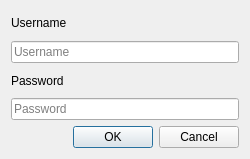
<?xml version="1.0" encoding="UTF-8"?>
<ui version="4.0">
 <class>LoginDialog</class>
 <widget class="QDialog" name="LoginDialog">
  <property name="geometry">
   <rect>
    <x>0</x>
    <y>0</y>
    <width>250</width>
    <height>159</height>
   </rect>
  </property>
  <property name="minimumSize">
   <size>
    <width>250</width>
    <height>159</height>
   </size>
  </property>
  <property name="windowTitle">
   <string>Login</string>
  </property>
  <layout class="QGridLayout" name="gridLayout">
   <item row="0" column="0">
    <layout class="QVBoxLayout" name="verticalLayout">
     <item>
      <widget class="QLabel" name="label">
       <property name="text">
        <string>Username</string>
       </property>
      </widget>
     </item>
     <item>
      <widget class="QLineEdit" name="username">
       <property name="text">
        <string/>
       </property>
       <property name="echoMode">
        <enum>QLineEdit::Normal</enum>
       </property>
       <property name="placeholderText">
        <string>Username</string>
       </property>
      </widget>
     </item>
     <item>
      <widget class="QLabel" name="label_2">
       <property name="text">
        <string>Password</string>
       </property>
      </widget>
     </item>
     <item>
      <widget class="QLineEdit" name="password">
       <property name="echoMode">
        <enum>QLineEdit::Password</enum>
       </property>
       <property name="placeholderText">
        <string>Password</string>
       </property>
      </widget>
     </item>
     <item>
      <widget class="QDialogButtonBox" name="button_box">
       <property name="orientation">
        <enum>Qt::Horizontal</enum>
       </property>
       <property name="standardButtons">
        <set>QDialogButtonBox::Cancel|QDialogButtonBox::Ok</set>
       </property>
      </widget>
     </item>
    </layout>
   </item>
  </layout>
 </widget>
 <resources/>
 <connections>
  <connection>
   <sender>button_box</sender>
   <signal>accepted()</signal>
   <receiver>LoginDialog</receiver>
   <slot>accept()</slot>
   <hints>
    <hint type="sourcelabel">
     <x>248</x>
     <y>254</y>
    </hint>
    <hint type="destinationlabel">
     <x>157</x>
     <y>274</y>
    </hint>
   </hints>
  </connection>
  <connection>
   <sender>button_box</sender>
   <signal>rejected()</signal>
   <receiver>LoginDialog</receiver>
   <slot>reject()</slot>
   <hints>
    <hint type="sourcelabel">
     <x>316</x>
     <y>260</y>
    </hint>
    <hint type="destinationlabel">
     <x>286</x>
     <y>274</y>
    </hint>
   </hints>
  </connection>
 </connections>
</ui>
